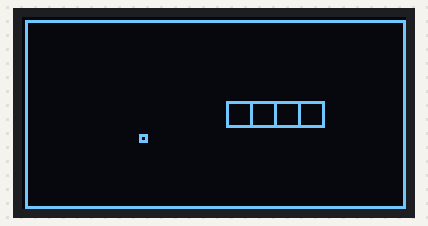
A program run on a simulated Raspberry Pi (BCM pin numbers). On the bench: 128×64 one-colour display. Random numbers come from a fixed seed; the desktop window is not drawn, its controls go by their first labels and the mouse button is held 0.15 s; the clock reads 2024-03-15 10:24:30 at power-on unless the program sets it; what the program prints to the terminal is not drawn.

Above: at 3.2 s.
At 3.7 s:
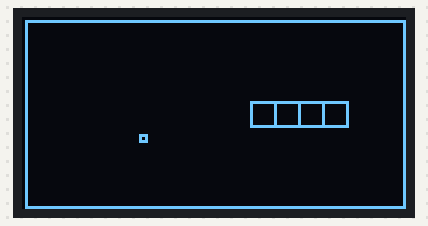
At 4.2 s:
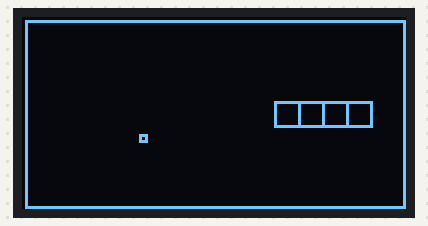
At 4.7 s:
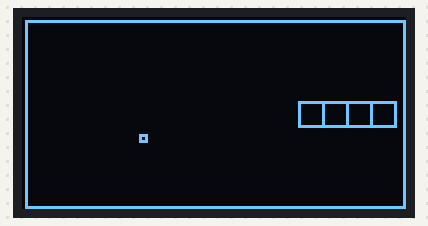
At 5.2 s:
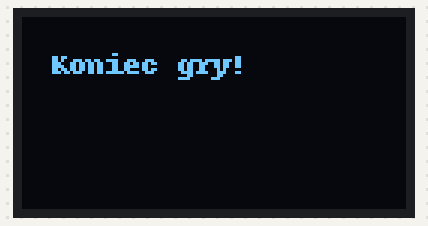

Measured:
- what the display in image 0 shows lasts 0.5 s, from 3.1 s to 3.6 s

The program:

snake_oled.py
```python
# (licence header left out)
import time
from tkinter import *
import random
import time

import Adafruit_GPIO.SPI as SPI
import Adafruit_SSD1306

from PIL import Image
from PIL import ImageDraw
from PIL import ImageFont


class BodyParts(object):
    parts = []
    rects = []
    def __init__(self, x, y):
        self.parts.append([x, y, None, None])

class PowerUp(object):
    location = None
    img = None
    addone = False
    def __init__(self, x, y):
        PowerUp.location = [x, y]
        PowerUp.img = imagine.create_rectangle(PowerUp.location[0] * 8 - 1, PowerUp.location[1] * 8 - 1,
                                               PowerUp.location[0] * 8 + 1, PowerUp.location[1] * 8 + 1,
                                               fill='red')

    def new_place(self):
        x = None
        y = None
        if PowerUp.location == None:
            while self.check_parts(x, y) or x == None:
                x = random.randint(1, 15)
                y = random.randint(1, 7)
            PowerUp.location = [x, y]
            coords = [PowerUp.location[0] * 8 - 1,
                      PowerUp.location[1] * 8 - 1,
                      PowerUp.location[0] * 8 + 1,
                      PowerUp.location[1] * 8 + 1]
            imagine.coords(PowerUp.img, coords)

    def check_parts(self, x, y):
        for i in BodyParts.parts:
            if i[0] == x and i[1] == y:
                return True
        return False

    def check_collect(self):
        if BodyParts.parts[0][0] == PowerUp.location[0] and BodyParts.parts[0][1] == PowerUp.location[1]:
            PowerUp.location = None
            PowerUp.addone = True


class Game(object):
    def __init__(self):
        self.toward = None
        self.end = False
        self.taken = False
        for i in range(0, len(BodyParts.parts)):
            BodyParts.parts[i][2] = 'E'


    def rect_move(self):
        for part in range(0, len(BodyParts.parts)):
            if BodyParts.parts[part][2] == 'N':
                BodyParts.parts[part][1] -= 1
                imagine.move(BodyParts.rects[part], 0, -8)

            if BodyParts.parts[part][2] == 'E':
                BodyParts.parts[part][0] += 1
                imagine.move(BodyParts.rects[part], 8, 0)

            if BodyParts.parts[part][2] == 'S':
                BodyParts.parts[part][1] += 1
                imagine.move(BodyParts.rects[part], 0, 8)

            if BodyParts.parts[part][2] == 'W':
                BodyParts.parts[part][0] -= 1
                imagine.move(BodyParts.rects[part], -8, 0)

        for i in range(1, len(BodyParts.parts)):
            BodyParts.parts[i][2] = BodyParts.parts[i][3]
        self.taken = False  #zresetuj klawisz

    def change_facing(self, nesw):
        series = 0
        #print(str(nesw))
        for i in str(nesw):
            if i == 'k':
                series += 1
                continue
            elif i == 'e' and series == 1:
                series += 1
                continue
            elif i == 'y' and series == 2:
                series += 1
                continue
            elif i == 's' and series == 3:
                series += 1
                continue
            elif i == 'y' and series == 4:
                series += 1
                continue
            elif i == 'm' and series == 5:
                series += 1
                continue
            elif series == 6:
                series += 1
                continue
            elif series == 7:
                self.toward = i
                break
            else:
                series = 0

        if self.toward == 'U' and BodyParts.parts[1][2] != 'S' and self.taken == False:
            BodyParts.parts[0][2] = 'N'
            self.toward = None
            self.taken = True
        elif self.toward == 'R' and BodyParts.parts[1][2] != 'W' and self.taken == False:
            BodyParts.parts[0][2] = 'E'
            self.toward = None
            self.taken = True
        elif self.toward == 'D' and BodyParts.parts[1][2] != 'N' and self.taken == False:
            BodyParts.parts[0][2] = 'S'
            self.toward = None
            self.taken = True
        elif self.toward == 'L' and BodyParts.parts[1][2] != 'E' and self.taken == False:
            BodyParts.parts[0][2] = 'W'
            self.toward = None
            self.taken = True

        if nesw == 'take':
            for i in range(1, len(BodyParts.parts)):
                BodyParts.parts[i][3] = BodyParts.parts[i-1][2]

    def collison(self):
        if BodyParts.parts[0][0] >= 16 or BodyParts.parts[0][0] <= 0:
            return True
        elif BodyParts.parts[0][1] >= 8 or BodyParts.parts[0][1] <= 0:
            return True
        for i in range(1, len(BodyParts.parts)):
            if BodyParts.parts[0][0] == BodyParts.parts[i][0] and BodyParts.parts[0][1] == BodyParts.parts[i][1]:
                return True
        else:
            return False
    def gameloop(self):
        RST = 24
        DC = 23
        SPI_PORT = 0
        SPI_DEVICE = 0
        disp = Adafruit_SSD1306.SSD1306_128_64(rst=RST, dc=DC,
                                               spi=SPI.SpiDev(SPI_PORT, SPI_DEVICE, max_speed_hz=8000000))
        disp.begin()

        disp.clear()
        disp.display()
        width = disp.width
        height = disp.height
        image = Image.new('1', (width, height))
        draw = ImageDraw.Draw(image)

        crt_time = time.time()
        last_time = crt_time
        start = ['3', '2', '1']
        for i in start:
            print(i)
            time.sleep(1)
        while self.end != True:
            crt_time = time.time()
            self.change_facing('take')
            if crt_time - last_time > 0.5:
                #print(BodyParts.parts)
                #print(str(PowerUp.location) + '\n')
                #print(BodyParts.parts[0])
                self.rect_move()    #ruch
                last_x = BodyParts.parts[len(BodyParts.parts) - 1][0]
                last_y = BodyParts.parts[len(BodyParts.parts) - 1][1]
                if PowerUp.addone == True:
                    BodyParts(last_x, last_y)
                    BodyParts.rects.append(imagine.create_rectangle(last_x * 8 - 4, last_y * 8 - 4,
                                                                    last_x * 8 + 4, last_y * 8 + 4,fill='white'))
                    PowerUp.addone = False


                draw.rectangle((0, 0, width, height), outline=0, fill=0)
                for coord in range(0, len(BodyParts.parts)):
                    draw.rectangle((BodyParts.parts[coord][0] * 8 + 4, BodyParts.parts[coord][1] * 8 + 4,
                                    BodyParts.parts[coord][0] * 8 - 4,
                                    BodyParts.parts[coord][1] * 8 - 4), outline=255)
                draw.rectangle((PowerUp.location[0]*8+1, PowerUp.location[1]*8+1, PowerUp.location[0]*8-1,
                                PowerUp.location[1]*8-1), outline=255)
                draw.rectangle((1, 1, width - 1, height - 1), outline=255)
                disp.image(image)
                disp.display()


                last_time = crt_time
            meat.check_collect()
            meat.new_place()
            imagine.update()
            imagine.update_idletasks()
            self.end = self.collison()
            if self.end == True:
                font = ImageFont.load_default()
                draw.rectangle((0, 0, width, height), outline=0, fill=0)
                draw.text((10, 10), "Koniec gry!", font=font, fill=255)
                disp.image(image)
                disp.display()
            time.sleep(0.01)


BodyParts(11, 4)
BodyParts(10, 4)
BodyParts(9, 4)
BodyParts(8, 4)


root = Tk()
root.geometry(str(16*8) + 'x' + str(8*8))
imagine = Canvas(root, width=16*10, height=8*10, bd=0)
imagine.grid()


for i in BodyParts.parts:
    BodyParts.rects.append(imagine.create_rectangle(i[0]*8-4, i[1]*8-4, i[0]*8+4, i[1]*8+4, fill='white'))
meat = PowerUp(5, 5)
play = Game()

imagine.bind_all('<KeyPress-Up>', play.change_facing)
imagine.bind_all('<KeyPress-Right>', play.change_facing)
imagine.bind_all('<KeyPress-Down>', play.change_facing)
imagine.bind_all('<KeyPress-Left>', play.change_facing)

play.gameloop()

end_text  = imagine.create_text(80, 40, text='Koniec gry!')
mainloop()
```
